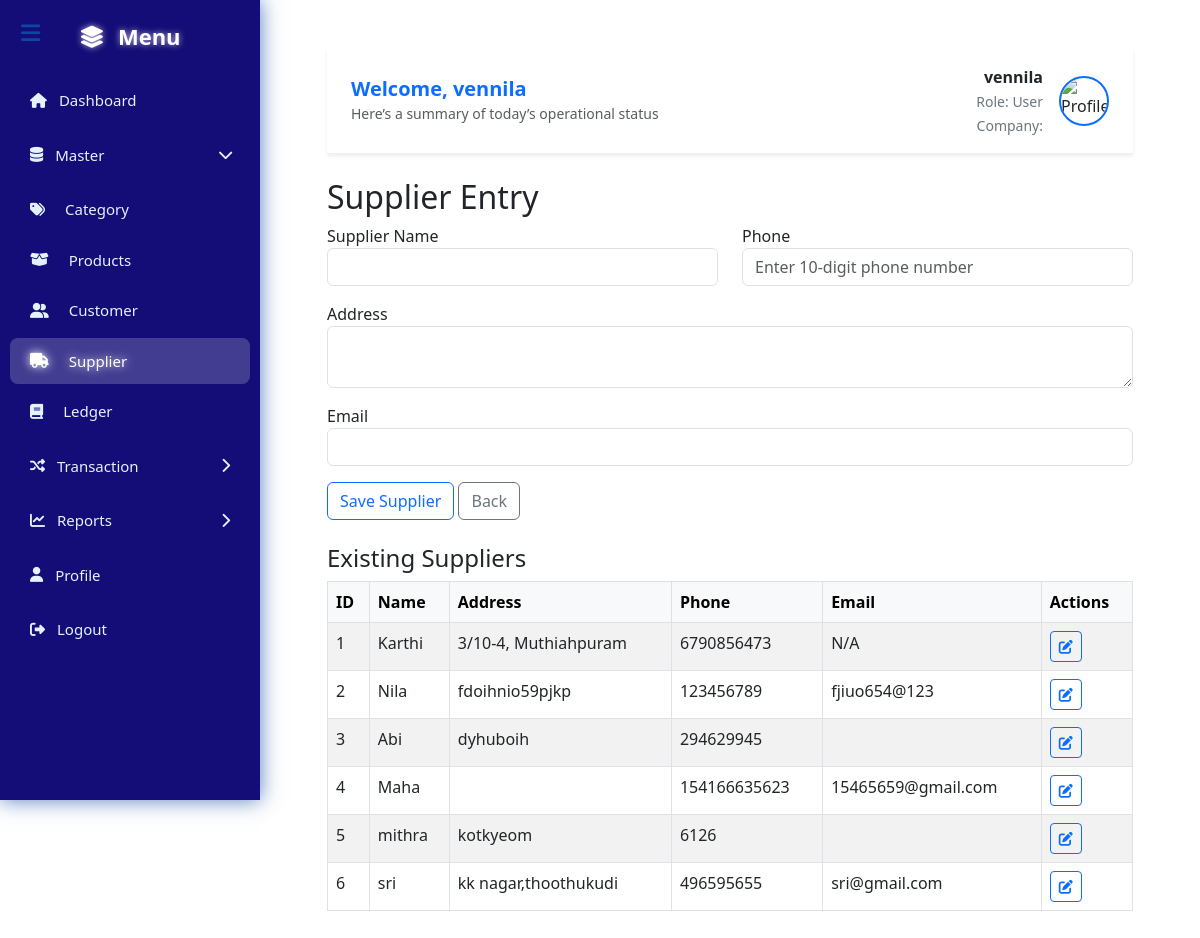
The app's page /insert_supplier.php (signed in) with its own data.
### tables this page shows
CREATE TABLE `suppliers` (
  `supplier_id` int(11) NOT NULL,
  `ledger_id` int(11) DEFAULT NULL,
  `supplier_name` varchar(100) DEFAULT NULL,
  `address` text DEFAULT NULL,
  `phone` varchar(20) DEFAULT NULL,
  `email` varchar(100) DEFAULT NULL
);

### insert_supplier.php (the view, shortened to what this page needs)
<?php
require_once 'config.php';
include 'header.php';
$suppliers = $pdo->query("SELECT * FROM suppliers ORDER BY supplier_id ASC")->fetchAll(PDO::FETCH_ASSOC);
?>
<!DOCTYPE html>
<html>
<head>
  <link href="https://cdn.jsdelivr.net/npm/bootstrap@5.3.0/dist/css/bootstrap.min.css" rel="stylesheet">
</head>
<body class="container mt-4">
  <h2>Supplier Entry</h2>
  <form method="post" class="mb-4" onsubmit="return validatePhone()">
    <div class="row mb-3">
      <div class="col-md-6">
        <label>Supplier Name</label>
        <input type="text" name="supplier_name" class="form-control" required>
      </div>
      <div class="col-md-6">
        <label>Phone</label>
        <input type="text" name="phone" id="phone" class="form-control"
               maxlength="10" pattern="[0-9]{10}" required
               placeholder="Enter 10-digit phone number">
      </div>
    </div>
    <div class="mb-3">
      <label>Address</label>
      <textarea name="address" class="form-control"></textarea>
    </div>
    <div class="mb-3">
      <label>Email</label>
      <input type="email" name="email" class="form-control">
    </div>
    <button type="submit" class="btn btn-outline-primary">Save Supplier</button>
    <a href="dashboard.php" class="btn btn-outline-secondary">Back</a>
  </form>
  <h4>Existing Suppliers</h4>
  <table class="table table-bordered table-striped">
    <thead class="table-light">
      <tr>
        <th>ID</th>
        <th>Name</th>
        <th>Address</th>
        <th>Phone</th>
        <th>Email</th>
        <th>Actions</th>
      </tr>
    </thead>
    <tbody>
      <?php foreach ($suppliers as $s): ?>
        <tr>
          <td><?= $s['supplier_id'] ?></td>
          <td><?= htmlspecialchars($s['supplier_name']) ?></td>
          <td><?= htmlspecialchars($s['address']) ?></td>
          <td><?= htmlspecialchars($s['phone']) ?></td>
          <td><?= htmlspecialchars($s['email']) ?></td>
          <td>
            <a href="edit_supplier.php?id=<?= $s['supplier_id'] ?>" class="btn btn-sm btn-outline-primary">
              <i class="fa fa-edit"></i>
            </a>
          </td>
        </tr>
      <?php endforeach; ?>
    </tbody>
  </table>
</body>
</html>

### records on screen
suppliers: supplier_id "1", supplier_name "Karthi", address "3/10-4, Muthiahpuram", phone "6790856473", email "N/A"
suppliers: supplier_id "2", supplier_name "Nila", address "fdoihnio59pjkp", phone "123456789", email "fjiuo654@123"
suppliers: supplier_id "3", supplier_name "Abi", address "dyhuboih", phone "294629945"
suppliers: supplier_id "4", supplier_name "Maha", phone "154166635623", email "15465659@gmail.com"
suppliers: supplier_id "5", supplier_name "mithra", address "kotkyeom", phone "6126"
suppliers: supplier_id "6", supplier_name "sri", address "kk nagar,thoothukudi", phone "496595655", email "sri@gmail.com"

### other values on screen
$name "vennila"
$role "User"
